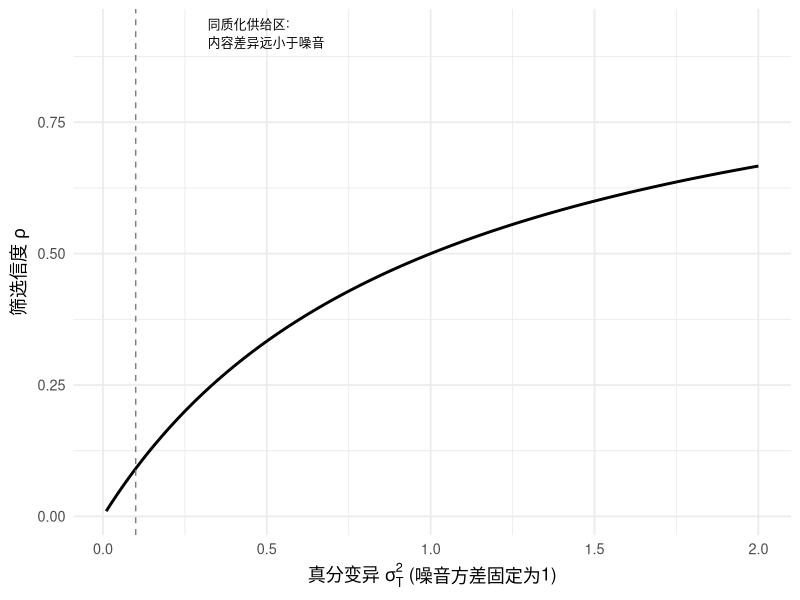

R code for this plot:
## ---- chunk 1
#| label: fig-reliability
#| fig-cap: "真分变异坍缩时，质量筛选的信度如何下降"
#| message: false
library(ggplot2)

sigma_e2 <- 1
sigma_t2 <- seq(0.01, 2, length.out = 200)
rho <- sigma_t2 / (sigma_t2 + sigma_e2)

ggplot(data.frame(sigma_t2, rho), aes(sigma_t2, rho)) +
  geom_line(linewidth = 1) +
  geom_vline(xintercept = 0.1, linetype = "dashed", color = "grey50") +
  annotate("text", x = 0.32, y = 0.92, hjust = 0, size = 3.2,
           label = "同质化供给区:\n内容差异远小于噪音") +
  labs(x = expression("真分变异" ~ sigma[T]^2 ~ "(噪音方差固定为1)"),
       y = expression("筛选信度" ~ rho)) +
  theme_minimal(base_size = 13)
